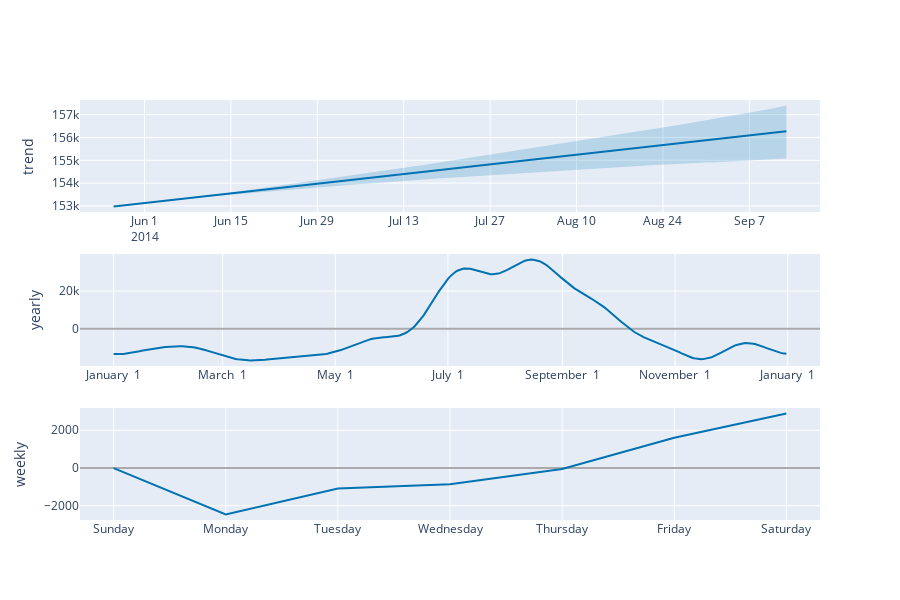

Here is the notebook cell this chart was saved with:
### Code cell
plot_components_plotly(model2, validation_forecast)
